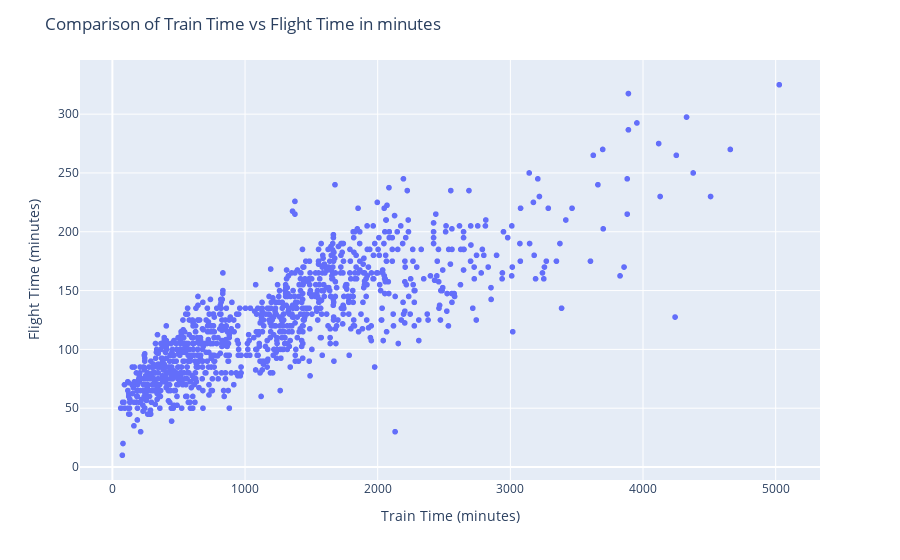

Here is the notebook cell this chart was saved with:
### Code cell
scatter_fig = px.scatter(merged_data, x='train_time', y='flight_time', hover_data=['departure city', 'arrival city'])
scatter_fig.update_layout(title='Comparison of Train Time vs Flight Time in minutes', xaxis_title='Train Time (minutes)', yaxis_title='Flight Time (minutes)')
scatter_fig.show()

### Figure 1 — Plotly figure (JSON) as saved in the notebook; plotly's stock layout.template omitted (floating-point values rounded to 4 significant figures; data arrays with more than 128 entries replaced by an {"elided": "..."} marker saying what was removed)
{"data": [{"customdata": {"elided": "1083x2 str values"}, "hovertemplate": "train_time=%{x}<br>flight_time=%{y}<br>departure city=%{customdata[0]}<br>arrival city=%{customdata[1]}<extra></extra>", "legendgroup": "", "marker": {"color": "#636efa", "symbol": "circle"}, "mode": "markers", "name": "", "showlegend": false, "type": "scattergl", "x": {"elided": "1083 float values"}, "xaxis": "x", "y": {"elided": "1083 float values"}, "yaxis": "y"}], "layout": {"legend": {"tracegroupgap": 0}, "margin": {"t": 60}, "title": {"text": "Comparison of Train Time vs Flight Time in minutes"}, "xaxis": {"anchor": "y", "domain": [0, 1], "title": {"text": "Train Time (minutes)"}}, "yaxis": {"anchor": "x", "domain": [0, 1], "title": {"text": "Flight Time (minutes)"}}}}
